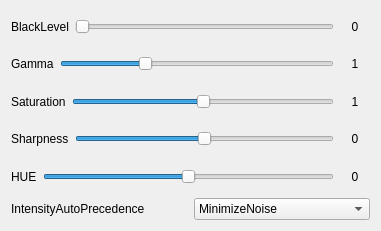
     <widget class="QWidget" name="layoutWidget_13">
      <property name="geometry">
       <rect>
        <x>600</x>
        <y>380</y>
        <width>381</width>
        <height>231</height>
       </rect>
      </property>
      <layout class="QVBoxLayout" name="verticalLayout_47">
       <item>
        <layout class="QHBoxLayout" name="horizontalLayout_90">
         <item>
          <widget class="QLabel" name="label_wide_black_level">
           <property name="text">
            <string>BlackLevel</string>
           </property>
          </widget>
         </item>
         <item>
          <widget class="QSlider" name="horizontalSlider_wide_black_level">
           <property name="minimum">
            <number>0</number>
           </property>
           <property name="maximum">
            <number>4095</number>
           </property>
           <property name="orientation">
            <enum>Qt::Horizontal</enum>
           </property>
          </widget>
         </item>
         <item>
          <widget class="QLabel" name="label_wide_black_level_val">
           <property name="minimumSize">
            <size>
             <width>30</width>
             <height>0</height>
            </size>
           </property>
           <property name="text">
            <string>0</string>
           </property>
           <property name="alignment">
            <set>Qt::AlignCenter</set>
           </property>
          </widget>
         </item>
        </layout>
       </item>
       <item>
        <layout class="QHBoxLayout" name="horizontalLayout_132">
         <item>
          <widget class="QLabel" name="label_gamma_wide">
           <property name="text">
            <string>Gamma</string>
           </property>
          </widget>
         </item>
         <item>
          <widget class="QSlider" name="horizontalSlider_gamma_wide">
           <property name="minimum">
            <number>4</number>
           </property>
           <property name="maximum">
            <number>24</number>
           </property>
           <property name="singleStep">
            <number>1</number>
           </property>
           <property name="pageStep">
            <number>10</number>
           </property>
           <property name="value">
            <number>10</number>
           </property>
           <property name="orientation">
            <enum>Qt::Horizontal</enum>
           </property>
          </widget>
         </item>
         <item>
          <widget class="QLabel" name="label_gamma_wide_val">
           <property name="minimumSize">
            <size>
             <width>30</width>
             <height>0</height>
            </size>
           </property>
           <property name="text">
            <string>1</string>
           </property>
           <property name="alignment">
            <set>Qt::AlignCenter</set>
           </property>
          </widget>
         </item>
        </layout>
       </item>
       <item>
        <layout class="QHBoxLayout" name="horizontalLayout_92">
         <item>
          <widget class="QLabel" name="label_saturation_wide">
           <property name="text">
            <string>Saturation</string>
           </property>
          </widget>
         </item>
         <item>
          <widget class="QSlider" name="horizontalSlider_saturation_wide">
           <property name="maximum">
            <number>20</number>
           </property>
           <property name="pageStep">
            <number>1</number>
           </property>
           <property name="value">
            <number>10</number>
           </property>
           <property name="orientation">
            <enum>Qt::Horizontal</enum>
           </property>
          </widget>
         </item>
         <item>
          <widget class="QLabel" name="label_saturation_wide_val">
           <property name="minimumSize">
            <size>
             <width>30</width>
             <height>0</height>
            </size>
           </property>
           <property name="text">
            <string>1</string>
           </property>
           <property name="alignment">
            <set>Qt::AlignCenter</set>
           </property>
          </widget>
         </item>
        </layout>
       </item>
       <item>
        <layout class="QHBoxLayout" name="horizontalLayout_131">
         <item>
          <widget class="QLabel" name="label_sharpness_wide">
           <property name="text">
            <string>Sharpness</string>
           </property>
          </widget>
         </item>
         <item>
          <widget class="QSlider" name="horizontalSlider_sharpness_wide">
           <property name="minimum">
            <number>-12</number>
           </property>
           <property name="maximum">
            <number>12</number>
           </property>
           <property name="singleStep">
            <number>1</number>
           </property>
           <property name="pageStep">
            <number>1</number>
           </property>
           <property name="value">
            <number>0</number>
           </property>
           <property name="orientation">
            <enum>Qt::Horizontal</enum>
           </property>
          </widget>
         </item>
         <item>
          <widget class="QLabel" name="label_sharpness_wide_val">
           <property name="minimumSize">
            <size>
             <width>30</width>
             <height>0</height>
            </size>
           </property>
           <property name="text">
            <string>0</string>
           </property>
           <property name="alignment">
            <set>Qt::AlignCenter</set>
           </property>
          </widget>
         </item>
        </layout>
       </item>
       <item>
        <layout class="QHBoxLayout" name="horizontalLayout_91">
         <item>
          <widget class="QLabel" name="label_hue_wide">
           <property name="text">
            <string>HUE</string>
           </property>
          </widget>
         </item>
         <item>
          <widget class="QSlider" name="horizontalSlider_hue_wide">
           <property name="minimum">
            <number>-40</number>
           </property>
           <property name="maximum">
            <number>40</number>
           </property>
           <property name="pageStep">
            <number>5</number>
           </property>
           <property name="value">
            <number>0</number>
           </property>
           <property name="orientation">
            <enum>Qt::Horizontal</enum>
           </property>
          </widget>
         </item>
         <item>
          <widget class="QLabel" name="label_hue_wide_val">
           <property name="minimumSize">
            <size>
             <width>30</width>
             <height>0</height>
            </size>
           </property>
           <property name="text">
            <string>0</string>
           </property>
           <property name="alignment">
            <set>Qt::AlignCenter</set>
           </property>
          </widget>
         </item>
        </layout>
       </item>
       <item>
        <layout class="QHBoxLayout" name="horizontalLayout_137">
         <item>
          <widget class="QLabel" name="label_intAutoPrec_wide">
           <property name="text">
            <string>IntensityAutoPrecedence</string>
           </property>
          </widget>
         </item>
         <item>
          <widget class="QComboBox" name="comboBox_intensity_auto_precedence">
           <item>
            <property name="text">
             <string>MinimizeNoise</string>
            </property>
           </item>
           <item>
            <property name="text">
             <string>MinimizeBlur</string>
            </property>
           </item>
          </widget>
         </item>
        </layout>
       </item>
      </layout>
     </widget>
